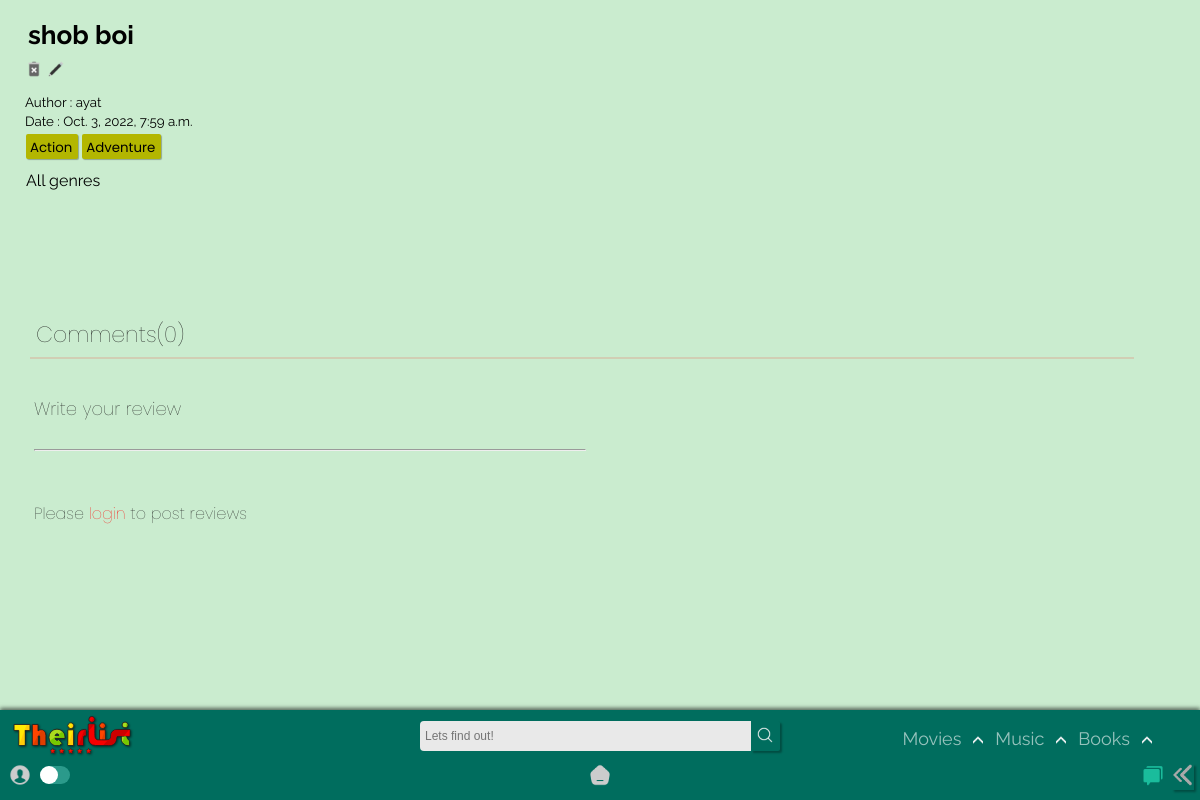
Screenshot of /home/booklist/shob-boinone/ with the database file from the repository.
### app/models.py (models this page shows, shortened)
class BookList(models.Model):
    title = models.CharField(max_length=120)
    creator = models.ForeignKey(User,on_delete=models.SET_NULL,blank=True, null=True)
    genre = models.ManyToManyField('BookGenre')
    posted = models.DateTimeField(auto_now_add=True)
    content = RichTextField(null=True,default=' ')
    type = models.CharField(max_length=10,default="book")
    spoiler_choices = [(False, 'No'),(True, 'Yes')]
    spoiler = models.BooleanField(default=False,null=True, choices = spoiler_choices)
    slug = models.SlugField(max_length= 300,null=True, blank = True, unique=True)

class BookGenre(models.Model):
    name = models.CharField(max_length=150)
    def __str__(self):
        return self.name

### app/views.py (the view)
# urls.py: path('booklist/<slug:slug>/', TheirDetailBookView.as_view(),name='booklist_detail'),
class TheirDetailBookView(DetailView): #books
    model = BookList
    def get_context_data(self, **kwargs):
        context = super().get_context_data(**kwargs)
        modell = BookReview.objects.all()
        context["modam"] = modell
        return context

### templates/app/booklist_detail.html (shortened to what this page needs)
{% extends "index.html" %}
{% load static %}
{% block content %}
<section class="list_detail" id="list-det-id">
    <h3>{{booklist.title}}</h3>
    <div class="detail-up-del">
        {% if user.id == booklist.creator.id %}
        <a href="{% url 'app:delete_book' booklist.slug %}"><img src ="{% static 'app/images/delete.png' %}"></a>
        <a href="{% url 'app:update_booklist' booklist.slug %}"><img src ="{% static 'app/images/edit.png' %}"></a>
        {% else %}
        <img src ="{% static 'app/images/delete-dis.png' %}">
        <img src ="{% static 'app/images/edit-dis.png' %}">
        {% endif %}
      </div>
    <small>Author : {{booklist.creator.username}}</small><br>
    <small>Date : {{booklist.posted}}</small><br>
    <div class="genre_wrap">
        {% for tag in booklist.genre.all %}
        <div class="Genre">
          <a href="{% url 'app:book' query=tag %}">
            <small>{{ tag }}</small>
          </a>
        </div>
        {% empty %}
        No tags!
    {% endfor %}
    </div>
    <div class="blog_post_body">
        {{booklist.content|safe}}
    </div>
    <div class="commentss" id="comments-id">
      <div class = "commentscarrier">
          {% include "app/booklist_comment.html" %}
      </div>
      <div class = "postcommentscarrier">
          <div><h1>Write your review</h1></div>
          {% if user.is_authenticated %}
            <br>
            {% include 'app/create_bookcomment.html' %}
          {% else %}
            <div class="comment-kor-cont">
                <br>
                <hr>
                <br><br>
                <div class="login-to-comment">Please <a style="color : red;" href="{% url 'login' %}">login</a> to post reviews</div>
            </div>
          {% endif %}
          </div>
  </div>
  <div class="gap">
  </div>
</section>
{% endblock content %}

### static/app/css/desk.css (style rules this page uses)
:root { --rd: #D10000; --white: rgb(233, 233, 233); --rd2: #9DAAF2; --dark: #1d1d1d; --teal: rgb(0, 109, 94); }
* { -webkit-tap-highlight-color: transparent; margin: 0; padding: 0; box-sizing: border-box; }
body { -webkit-tap-highlight-color: transparent; background-color: #CAECCF; text-decoration: none; height: 100vh; display: flex; flex-direction: column; font-family: 'Raleway', sans-serif; }
.list_detail { padding-top: 0px!important; position: absolute; width: 100%; bottom: 0; top: 0; }
.detail-up-del img { height: 18px!important; }
.list_detail { animation: 250ms ease-in-out 0s 1 slideIn; padding-top: 80px; color: black; position: absolute; width: 100%; bottom: 0; top: 0; }
.list_detail h3 { font-size: 26px; padding: 0px 28px; padding-top: 20px; font-weight: bold; }
.list_detail small { padding: 10px 25px; }
.genre_wrap { margin-left: 26px; }
.Genre small { padding: 0 0; margin-right: 2px; }
.blog_post_body { padding-top: 12px; padding-bottom: 100px; padding-left: 26px; padding-right: 26px; }
.commentss { font-family: 'Poppins'; display: flex; flex-direction: column; width: 100%; max-width: 100%; height: auto; color: rgb(26, 26, 26); font-weight: lighter; }
.commentscarrier { height: max-content; width: 92vw; margin: 10px; display: flex; flex-direction: column; margin-left: 12px; }
.postcommentscarrier { display: flex; flex-direction: column; flex-wrap: wrap; position: relative; height: max-content; margin: 10px; width: 48%; padding-left: 2vw; }
.gap { width: 100%; height: 200px; }
.postcommentscarrier h1 { margin-bottom: 2px; font-weight: lighter; font-size: 18px; }

### static/app/css/content_css.css (style rules this page uses)
section { position: relative; z-index: 0; }
.Genre { margin: 0px 0px; margin-top: 4px; padding: 0px 4px; border-radius: 2px; background-color: rgb(179, 182, 0); color: rgb(0, 0, 0); width: max-content; cursor: pointer; display: inline-block; box-shadow: 1px 1px 1px #0000004b; font-family: 'Poppins', sans-serif; transition: all 350ms ease-in-out; }

### templates/app/booklist_detail.html (style rules this page uses)
.detail-up-del { padding: 10px 25px; }
.detail-up-del img { height: 14px; }

### rows the page displays
BookList: title "shob boi", creator.username "ayat", posted "Oct. 3, 2022, 7:59 a.m.", content "All genres"
BookGenre: name "Action"
BookGenre: name "Adventure"

### other values shown
{{ total }} "0"
